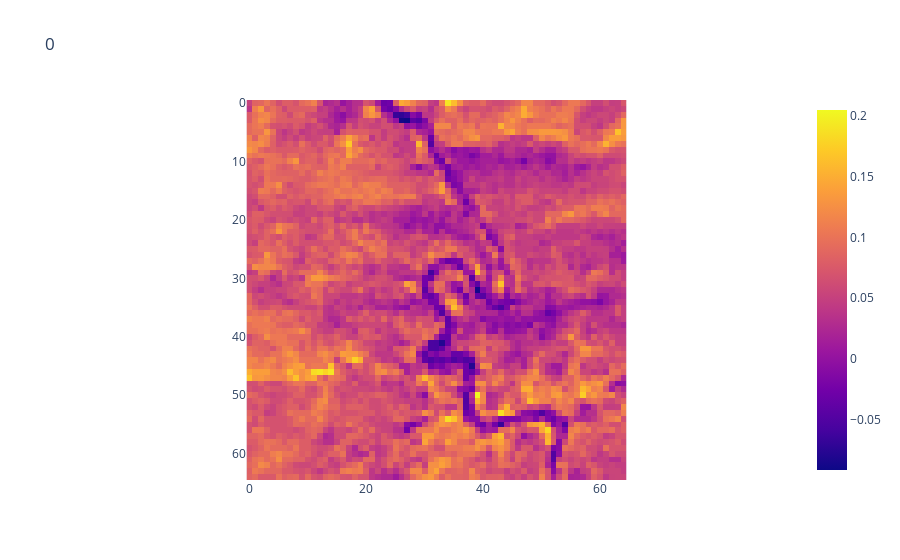

Here is the notebook cell this chart was saved with:
### Code cell
# check if function works
ndvi, ndvi_label = get_ndvi('gs://wagon-data-batch913-drought_detection/data/train/part-r-00004')

# plot image with label
fig = px.imshow(ndvi, title=str(ndvi_label))
fig.show()

### Figure 1 — Plotly figure (JSON) as saved in the notebook; plotly's stock layout.template omitted (floating-point values rounded to 4 significant figures; data arrays with more than 128 entries replaced by an {"elided": "..."} marker saying what was removed)
{"data": [{"coloraxis": "coloraxis", "hovertemplate": "x: %{x}<br>y: %{y}<br>color: %{z}<extra></extra>", "name": "0", "type": "heatmap", "xaxis": "x", "yaxis": "y", "z": {"elided": "65x65 float values"}}], "layout": {"coloraxis": {"colorscale": [[0, "#0d0887"], [0.1111, "#46039f"], [0.2222, "#7201a8"], [0.3333, "#9c179e"], [0.4444, "#bd3786"], [0.5556, "#d8576b"], [0.6667, "#ed7953"], [0.7778, "#fb9f3a"], [0.8889, "#fdca26"], [1, "#f0f921"]]}, "title": {"text": "0"}, "xaxis": {"anchor": "y", "constrain": "domain", "domain": [0, 1], "scaleanchor": "y"}, "yaxis": {"anchor": "x", "autorange": "reversed", "constrain": "domain", "domain": [0, 1]}}}
